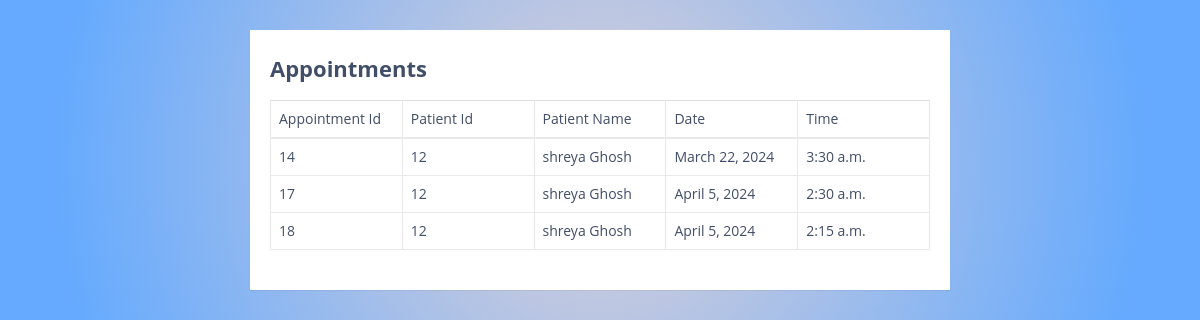
/docviewappointment/4, run on the app's committed database.
### ODBS/models.py (models this page shows, shortened)
class appointment(models.Model):
    appid=models.BigAutoField(primary_key=True)
    patid=models.ForeignKey(Patient,on_delete=models.CASCADE,null=True)
    docid=models.ForeignKey(Doctor,on_delete=models.CASCADE,null=True)
    date=models.DateField(max_length=50,null=True)
    starttime=models.TimeField(max_length=50,null=True)
    status=models.CharField(max_length=50,default="Pending")

class Patient(models.Model):
    user=models.ForeignKey(User,on_delete=models.CASCADE)
    patid=models.BigAutoField(primary_key=True)
    gender=models.CharField(max_length=10, default="Male")
    address=models.CharField(max_length=50,null=True)
    age=models.CharField(max_length=10,null=True)
    contactno=models.CharField(max_length=10,null=True)
    bloodgroup=models.CharField(max_length=50,null=True)
    docid=models.ForeignKey(Doctor,on_delete=models.CASCADE,null=True)
    def __str__(self):
        return str(self.pk)

### ODBS/views.py (the view)
# urls.py: path('docviewappointment/<int:docid>', docviewappointment,name="docviewappointment"),
def docviewappointment(request,docid):
    user=request.user
    doc=Doctor.objects.get(docid=docid)
    appointmentsofdoc=appointment.objects.filter(docid=docid)
    return render(request,'docviewappointment.html',locals())

### ODBS/Templates/docviewappointment.html (shortened to what this page needs)
<!DOCTYPE html>
<html>
<head>
    <link href="/static/assets/plugins/bootstrap/bootstrap.css" rel="stylesheet" />
    <link href="/static/assets/font-awesome/css/font-awesome.css" rel="stylesheet" />
    <link href="/static/assets/plugins/pace/pace-theme-big-counter.css" rel="stylesheet" />
  <link href="/static/assets/css/style.css" rel="stylesheet" />
      <link href="/static/assets/css/main-style.css" rel="stylesheet" />
    <link href="/static/assets/plugins/dataTables/dataTables.bootstrap.css" rel="stylesheet" />
</head>
<body>
                 <div class="container-lg">
                    <div class="table-responsive">
                        <div class="table-wrapper">
                            <div class="table-title">
                                <div class="row">
                                    <div class="col-sm-6"><h2><b>Appointments</b></h2></div>
                                </div>
                            </div>
                            <table class="table table-bordered">
                                <thead>
                                    <tr>
                                        <td>Appointment Id</td>
                                        <td>Patient Id</td>
                                        <td>Patient Name</td>
                                        <td>Date</td>
                                        <td>Time</td>
                                    </tr>
                                </thead>
                                <tbody>
                                    {% if appointmentsofdoc %}
            {% for i in appointmentsofdoc %}
                <tr>
                    <td>{{i.appid}}</td>
                    <td>{{i.patid}}</td>
                    <td> {{i.patid.user.first_name}} {{i.patid.user.last_name}}</td>
                    <td>{{i.date}}</td>
                    <td>{{i.starttime}}</td>
                </tr>
            {% endfor %}
        {% else %}
                <tr>
                    <td colspan="4">No appointments</td>
                </tr>
        {% endif %}
                                </tbody>
                            </table>
                        </div>
                    </div>
                </div>
</body>
</html>

### ODBS/static/assets/css/style.css (style rules this page uses)
body { background: rgb(255,251,253); background: radial-gradient(circle, rgba(255,251,253,1) 14%, rgba(101,170,254,1) 100%); }

### ODBS/Templates/docviewappointment.html (style rules this page uses)
body { color: #404E67; background: rgb(221,209,215); background: radial-gradient(circle, rgba(221,209,215,1) 0%, rgba(101,170,254,1) 88%); font-family: 'Open Sans', sans-serif; }
.table-wrapper { width: 700px; margin: 30px auto; background: #fff; padding: 20px; box-shadow: 0 1px 1px rgba(0,0,0,.05); }
.table-title { padding-bottom: 10px; margin: 0 0 10px; }
.table-title h2 { margin: 6px 0 0; font-size: 22px; }
table.table { table-layout: fixed; }
table.table tr th, table.table tr td { border-color: #e9e9e9; }

### data on the page
appointment: appid "14", patid "12", patid.user.first_name "shreya", patid.user.last_name "Ghosh", date "March 22, 2024", starttime "3:30 a.m."
appointment: appid "17", patid "12", patid.user.first_name "shreya", patid.user.last_name "Ghosh", date "April 5, 2024", starttime "2:30 a.m."
appointment: appid "18", patid "12", patid.user.first_name "shreya", patid.user.last_name "Ghosh", date "April 5, 2024", starttime "2:15 a.m."
